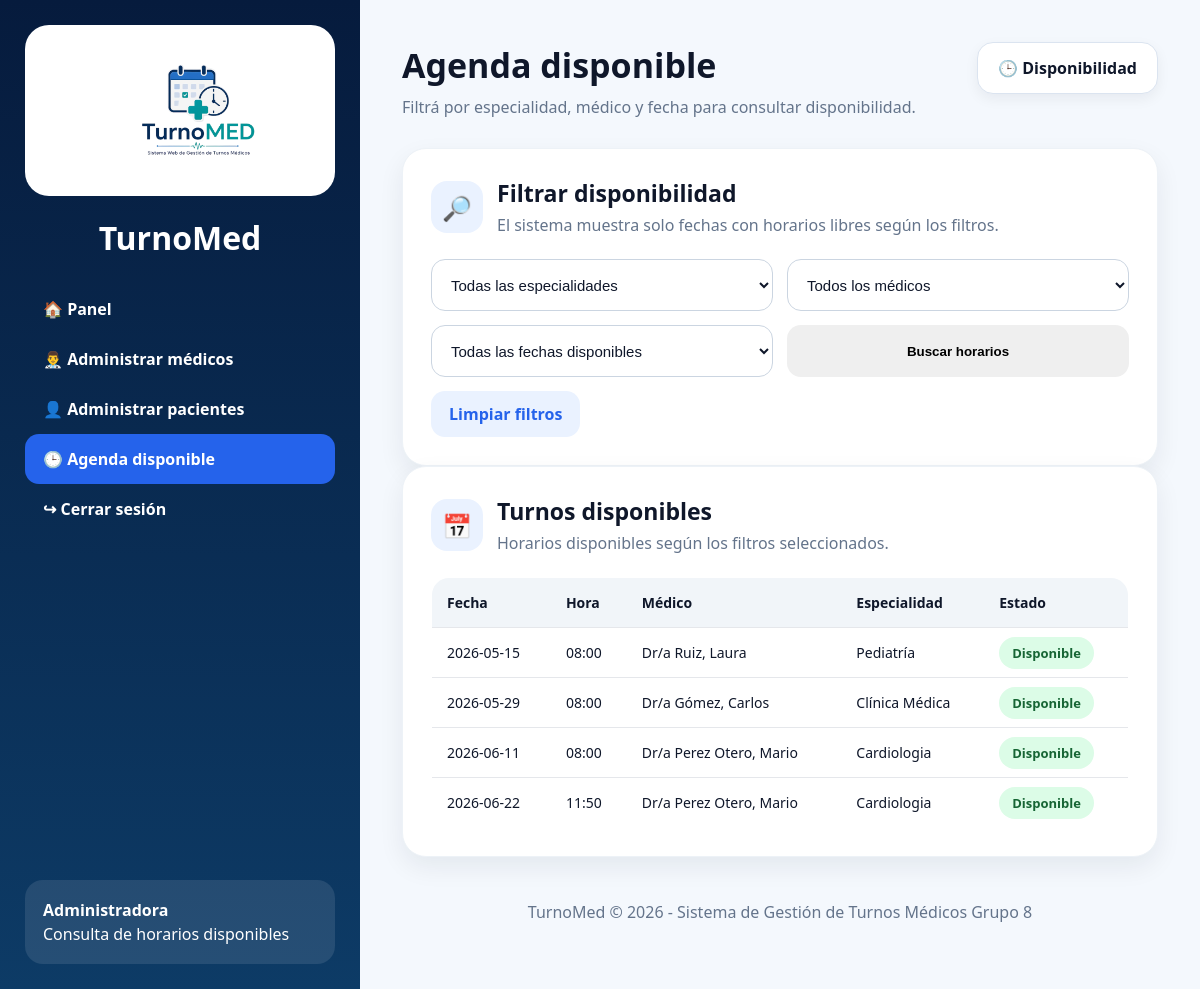
Page /admin/agenda_disponible (signed in) on the earlier database version.
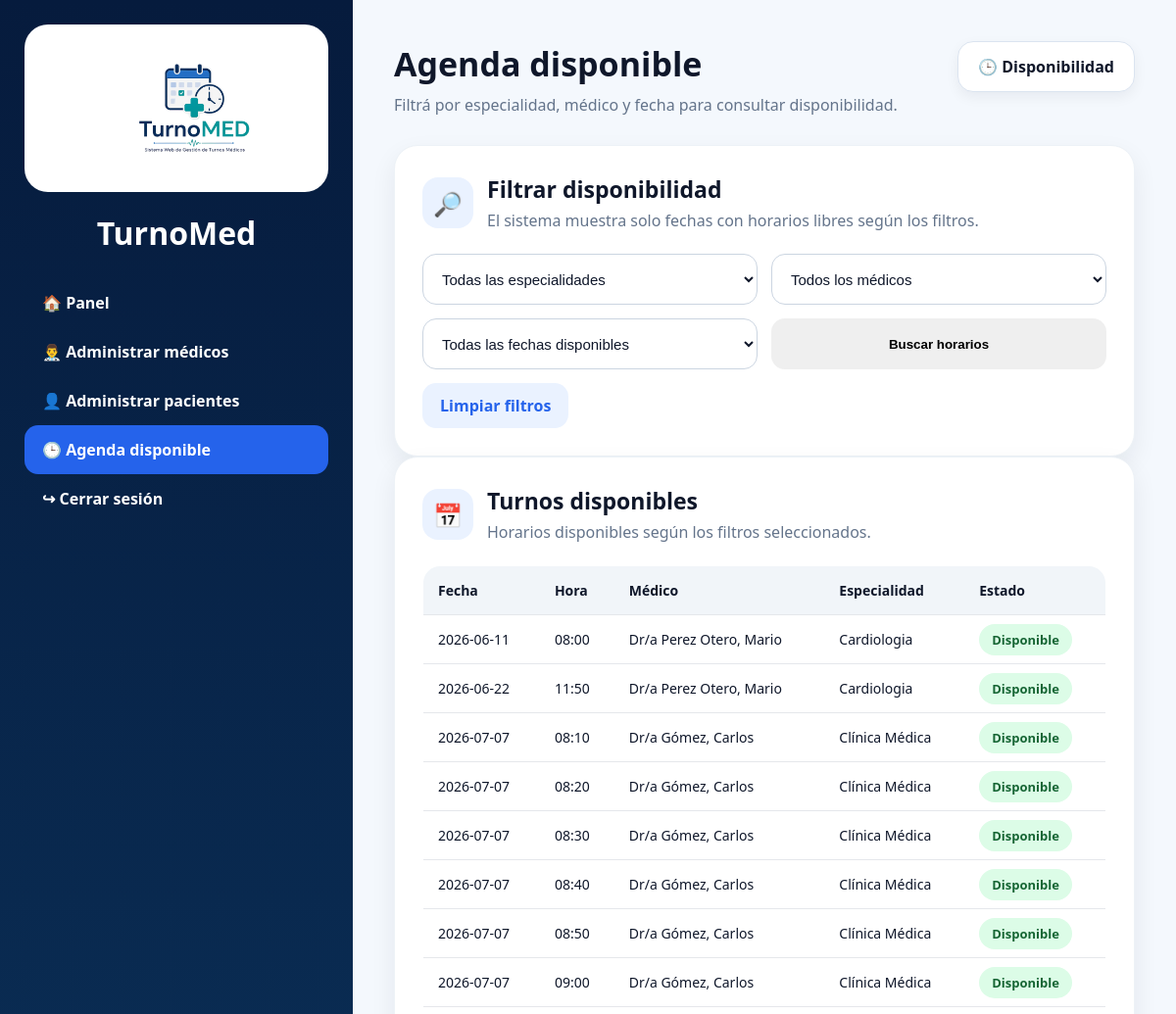
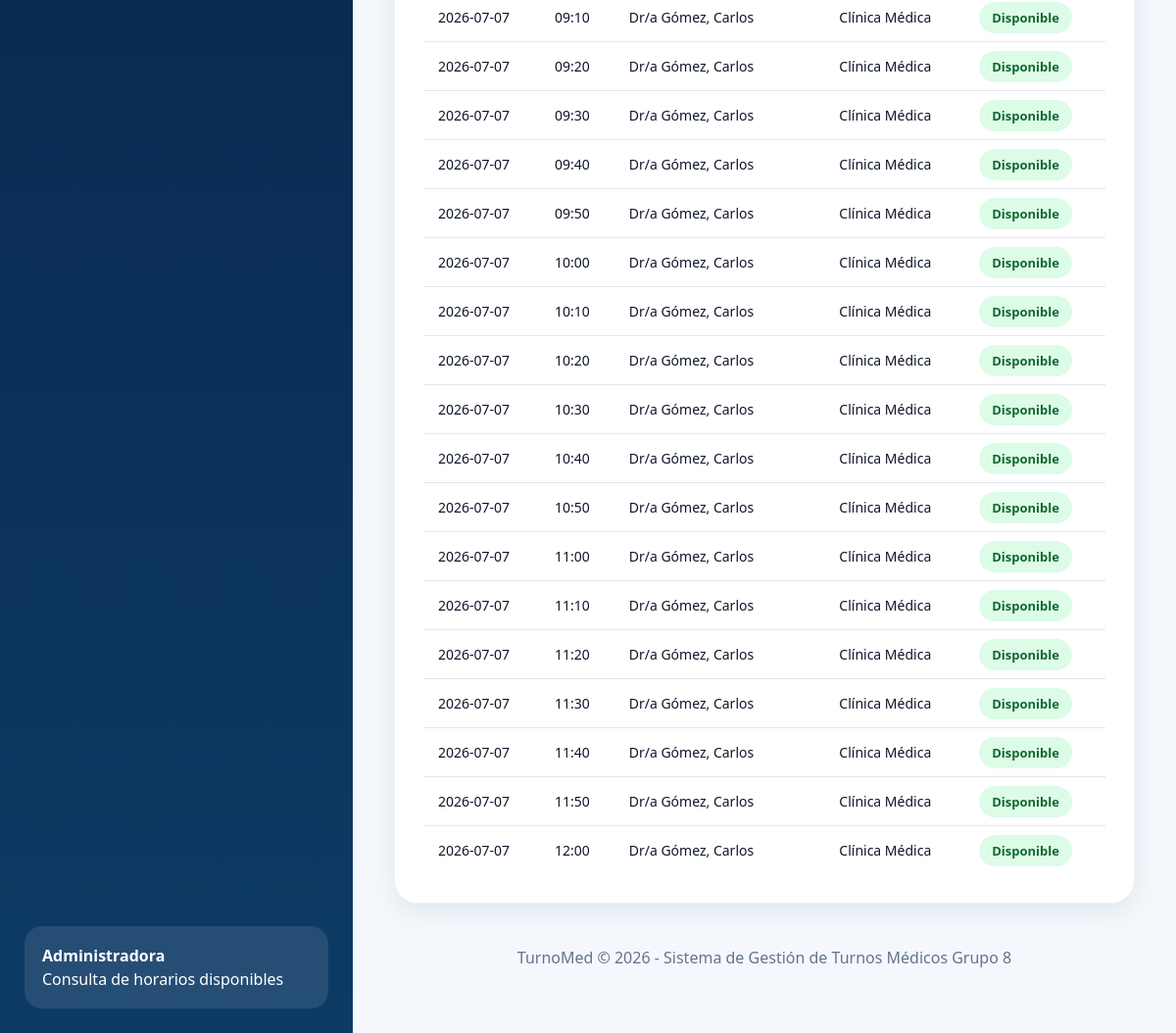
Same page on the later database version (2 pictures, top to bottom).
### tables this page shows
CREATE TABLE horarios (
            id_horario INTEGER PRIMARY KEY AUTOINCREMENT,
            id_medico INTEGER NOT NULL,
            especialidad TEXT NOT NULL,
            fecha TEXT NOT NULL,
            hora TEXT NOT NULL,
            ocupado INTEGER NOT NULL DEFAULT 0,
            FOREIGN KEY (id_medico) REFERENCES medicos(id_medico)
        );

CREATE TABLE medicos (
            id_medico INTEGER PRIMARY KEY AUTOINCREMENT,
            nombre TEXT NOT NULL,
            apellido TEXT NOT NULL,
            especialidad TEXT NOT NULL,
            email TEXT,
            telefono TEXT,
            foto TEXT,
            activo INTEGER DEFAULT 1
        );

### app.py (the view)
@app.route("/admin/agenda_disponible")
@login_required
def admin_agenda_disponible():
    if current_user.rol != "admin":
        flash("No tenés permiso.")
        return redirect(url_for("login"))
    filtro_especialidad = request.args.get("especialidad", "")
    filtro_medico = request.args.get("id_medico", "")
    filtro_fecha = request.args.get("fecha", "")
    fechas_disponibles = obtener_fechas_disponibles(
        filtro_especialidad if filtro_especialidad else None,
        filtro_medico if filtro_medico else None
    )
    horarios = obtener_horarios_filtrados(
        filtro_especialidad if filtro_especialidad else None,
        filtro_medico if filtro_medico else None,
        filtro_fecha if filtro_fecha else None
    )
    return render_template(
        "agenda_disponible.html",
        horarios=horarios,
        fechas_disponibles=fechas_disponibles,
        medicos=obtener_medicos(),
        especialidades=obtener_especialidades(),
        filtro_especialidad=filtro_especialidad,
        filtro_medico=filtro_medico,
        filtro_fecha=filtro_fecha
    )

### app.py (called while the page is built, shortened)
def get_conn():
    os.makedirs("database", exist_ok=True)
    conn = sqlite3.connect(DB_PATH)
    conn.row_factory = sqlite3.Row
    return conn

@login_manager.user_loader
def load_user(user_id):
    conn = get_conn()
    usuario = conn.execute(
        "SELECT * FROM usuarios WHERE id_usuario = ?",
        (user_id,)
    ).fetchone()
    conn.close()
    if usuario:
        return User(usuario)
    return None

def obtener_medicos(busqueda=None, especialidad=None, estado="activos"):
    conn = get_conn()
    query = """
        SELECT *
        FROM medicos
        WHERE 1 = 1
    """
    params = []
    if estado == "activos":
        query += " AND activo = 1"
    elif estado == "inactivos":
        query += " AND activo = 0"
    if especialidad:
        query += " AND especialidad = ?"
        params.append(especialidad)
    query += " ORDER BY activo DESC, especialidad, apellido, nombre"
    medicos = conn.execute(query, params).fetchall()
    conn.close()
    return medicos

### templates/agenda_disponible.html (shortened to what this page needs)
<!DOCTYPE html>
<html lang="es">
<head>
    <link rel="stylesheet" href="{{ url_for('static', filename='estilos.css') }}">
</head>
<body>
<div class="layout">
    <aside class="sidebar">
        <div class="sidebar-logo-box">
            <img src="{{ url_for('static', filename='imagenes/logo.png') }}" alt="TurnoMed">
        </div>
        <h2>TurnoMed</h2>
        <nav class="menu">
            <a href="/admin">🏠 Panel</a>
            <a href="/admin/medicos">👨‍⚕️ Administrar médicos</a>
            <a href="/admin/pacientes">👤 Administrar pacientes</a>
            <a href="/admin/agenda_disponible" class="active">🕒 Agenda disponible</a>
            <a href="/logout">↪ Cerrar sesión</a>
        </nav>
        <div class="sidebar-info">
            <strong>Administradora</strong>
            <p>Consulta de horarios disponibles</p>
        </div>
    </aside>
    <main class="content">
        <header class="page-header">
            <div>
                <h1>Agenda disponible</h1>
                <p>Filtrá por especialidad, médico y fecha para consultar disponibilidad.</p>
            </div>
            <div class="date-pill">🕒 Disponibilidad</div>
        </header>
        <section class="card">
            <div class="card-title">
                <div class="icon-box">🔎</div>
                <div>
                    <h2>Filtrar disponibilidad</h2>
                    <p class="table-description">
                        El sistema muestra solo fechas con horarios libres según los filtros.
                    </p>
                </div>
            </div>
            <form method="GET" action="/admin/agenda_disponible">
                <div class="form-grid">
                    <select name="especialidad">
                        <option value="">Todas las especialidades</option>
                    </select>
                    <select name="id_medico">
                        <option value="">Todos los médicos</option>
                    </select>
                </div>
                <div class="form-grid">
                    <select name="fecha">
                        <option value="">Todas las fechas disponibles</option>
                    </select>
                    <button type="submit">Buscar horarios</button>
                </div>
                <a href="/admin/agenda_disponible" class="btn-link">
                    Limpiar filtros
                </a>
            </form>
        </section>
        <section class="card table-card">
            <div class="card-title">
                <div class="icon-box">📅</div>
                <div>
                    <h2>Turnos disponibles</h2>
                    <p class="table-description">
                        Horarios disponibles según los filtros seleccionados.
                    </p>
                </div>
            </div>
            <table>
                <thead>
                    <tr>
                        <th>Fecha</th>
                        <th>Hora</th>
                        <th>Médico</th>
                        <th>Especialidad</th>
                        <th>Estado</th>
                    </tr>
                </thead>
                <tbody>
                    {% if horarios %}
                        {% for horario in horarios %}
                            <tr>
                                <td>{{ horario.fecha }}</td>
                                <td>{{ horario.hora }}</td>
                                <td>Dr/a {{ horario.medico_apellido }}, {{ horario.medico_nombre }}</td>
                                <td>{{ horario.especialidad }}</td>
                                <td><span class="estado">Disponible</span></td>
                            </tr>
                        {% endfor %}
                    {% endif %}
                </tbody>
            </table>
        </section>
        <footer class="footer">
            TurnoMed © 2026 - Sistema de Gestión de Turnos Médicos Grupo 8
        </footer>
    </main>
</div>
</body>
</html>

Differences in the rows shown:
no longer on this page (row edited): horarios: fecha "2026-05-15", hora "08:00", medico_apellido "Ruiz", medico_nombre "Laura", especialidad "Pediatría"
no longer on this page (row edited): horarios: fecha "2026-05-29", hora "08:00", medico_apellido "Gómez", medico_nombre "Carlos", especialidad "Clínica Médica"
added horarios: fecha "2026-07-07", hora "08:10", medico_apellido "Gómez", medico_nombre "Carlos", especialidad "Clínica Médica"
added horarios: fecha "2026-07-07", hora "08:20", medico_apellido "Gómez", medico_nombre "Carlos", especialidad "Clínica Médica"
added horarios: fecha "2026-07-07", hora "08:30", medico_apellido "Gómez", medico_nombre "Carlos", especialidad "Clínica Médica"
added horarios: fecha "2026-07-07", hora "08:40", medico_apellido "Gómez", medico_nombre "Carlos", especialidad "Clínica Médica"
added horarios: fecha "2026-07-07", hora "08:50", medico_apellido "Gómez", medico_nombre "Carlos", especialidad "Clínica Médica"
added horarios: fecha "2026-07-07", hora "09:00", medico_apellido "Gómez", medico_nombre "Carlos", especialidad "Clínica Médica"
added horarios: fecha "2026-07-07", hora "09:10", medico_apellido "Gómez", medico_nombre "Carlos", especialidad "Clínica Médica"
added horarios: fecha "2026-07-07", hora "09:20", medico_apellido "Gómez", medico_nombre "Carlos", especialidad "Clínica Médica"
added horarios: fecha "2026-07-07", hora "09:30", medico_apellido "Gómez", medico_nombre "Carlos", especialidad "Clínica Médica"
added horarios: fecha "2026-07-07", hora "09:40", medico_apellido "Gómez", medico_nombre "Carlos", especialidad "Clínica Médica"
added horarios: fecha "2026-07-07", hora "09:50", medico_apellido "Gómez", medico_nombre "Carlos", especialidad "Clínica Médica"
added horarios: fecha "2026-07-07", hora "10:00", medico_apellido "Gómez", medico_nombre "Carlos", especialidad "Clínica Médica"
added horarios: fecha "2026-07-07", hora "10:10", medico_apellido "Gómez", medico_nombre "Carlos", especialidad "Clínica Médica"
added horarios: fecha "2026-07-07", hora "10:20", medico_apellido "Gómez", medico_nombre "Carlos", especialidad "Clínica Médica"
added horarios: fecha "2026-07-07", hora "10:30", medico_apellido "Gómez", medico_nombre "Carlos", especialidad "Clínica Médica"
added horarios: fecha "2026-07-07", hora "10:40", medico_apellido "Gómez", medico_nombre "Carlos", especialidad "Clínica Médica"
added horarios: fecha "2026-07-07", hora "10:50", medico_apellido "Gómez", medico_nombre "Carlos", especialidad "Clínica Médica"
added horarios: fecha "2026-07-07", hora "11:00", medico_apellido "Gómez", medico_nombre "Carlos", especialidad "Clínica Médica"
added horarios: fecha "2026-07-07", hora "11:10", medico_apellido "Gómez", medico_nombre "Carlos", especialidad "Clínica Médica"
added horarios: fecha "2026-07-07", hora "11:20", medico_apellido "Gómez", medico_nombre "Carlos", especialidad "Clínica Médica"
added horarios: fecha "2026-07-07", hora "11:30", medico_apellido "Gómez", medico_nombre "Carlos", especialidad "Clínica Médica"
added horarios: fecha "2026-07-07", hora "11:40", medico_apellido "Gómez", medico_nombre "Carlos", especialidad "Clínica Médica"
added horarios: fecha "2026-07-07", hora "11:50", medico_apellido "Gómez", medico_nombre "Carlos", especialidad "Clínica Médica"
added horarios: fecha "2026-07-07", hora "12:00", medico_apellido "Gómez", medico_nombre "Carlos", especialidad "Clínica Médica"
